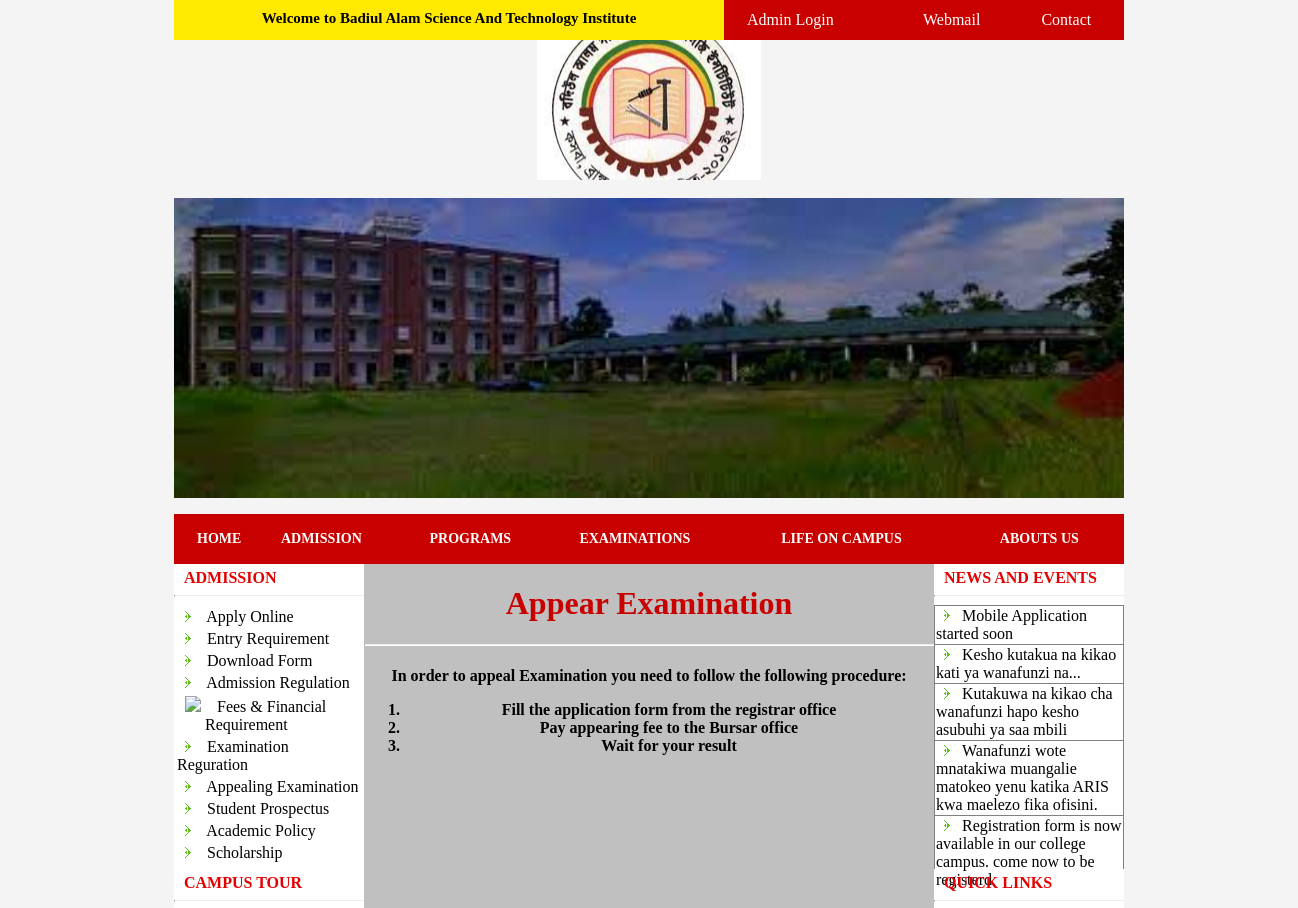
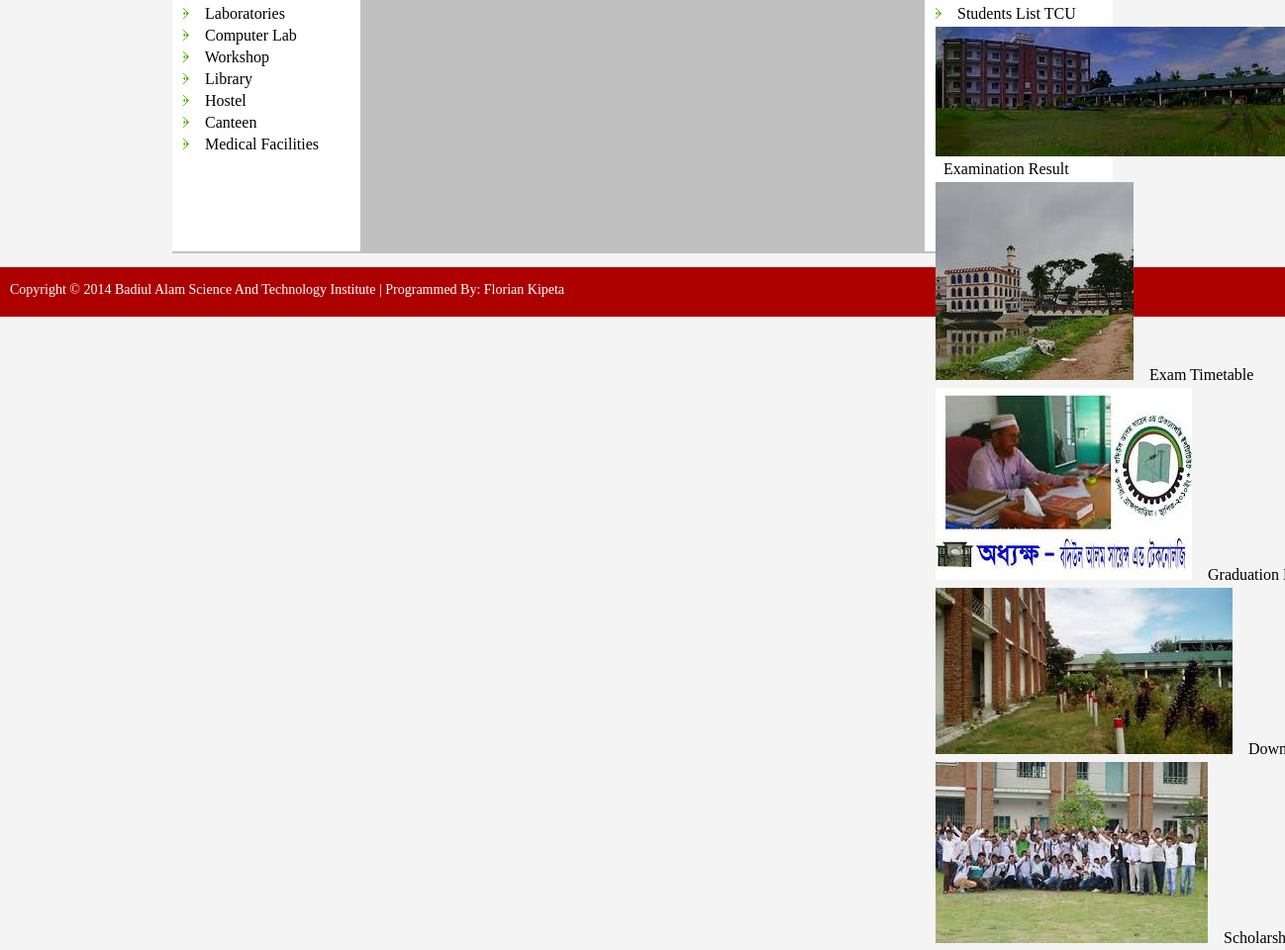
Screenshot of /appear_exams.php with the database file from the repository (2 pictures, top to bottom).
### tables this page shows
CREATE TABLE IF NOT EXISTS `contents` (
  `id` int(10) NOT NULL AUTO_INCREMENT,
  `full_contents` varchar(1000) NOT NULL,
  PRIMARY KEY (`id`)
);

CREATE TABLE IF NOT EXISTS `news` (
  `id` int(10) NOT NULL AUTO_INCREMENT,
  `heading` varchar(400) NOT NULL,
  `full_news` varchar(500) NOT NULL,
  PRIMARY KEY (`id`)
);

### right.php (the view, shortened to what this page needs)
<div id="right">
	<div class="one">
		<b class="title">NEWS AND EVENTS</b>
		<hr>
		<marquee direction="up" scrollamount="1" onmouseover="this.setAttribute('scrollamount', 0, 0);" onmouseout="this.setAttribute('scrollamount', 1, 0);">
		<table align="center" width="100%" class="news" border="1" style="border-collapse:collapse;>
				<?php
				$query=mysqli_query($conn,"SELECT * FROM `news` ORDER BY `id` DESC");
				while ($row=mysqli_fetch_assoc($query)) {
					$id=$row['id'];
					echo '<tr border="">';
					echo '<td>&nbsp; <img src="img/news.png">&nbsp;&nbsp;&nbsp;<a href="news.php?id='.$id.'  ">'.$row['heading']."</a></td>";
					echo '</tr>';
				}
				?>
		</table>
	</marquee>
	</div>
	<div class="two">
		<b class="title">QUICK LINKS</b>
		<hr>
		<table align="center" width="100%" class="news">
			<tr>
			   <td>&nbsp; <img src="img/news.png">&nbsp;&nbsp;&nbsp; <a href="tcu.php" class="admissionlinks">Students List TCU</a></td>
			</tr>
			<tr>
				<td>&nbsp; <img src="img/slideshow/01.png">&nbsp;&nbsp;&nbsp; <a href="result.php" class="admissionlinks">Examination Result</a></td>
			</tr>
			<tr>
				<td>&nbsp; <img src="img/slideshow/02.png">&nbsp;&nbsp;&nbsp; <a href="timetable.php" class="admissionlinks">Exam Timetable</a></td>
			</tr>
			<tr>
				<td>&nbsp; <img src="img/slideshow/03.png">&nbsp;&nbsp;&nbsp; <a href="graduation.php" class="admissionlinks">Graduation Day</a></td>
			</tr>
			<tr>
				<td>&nbsp; <img src="img/slideshow/04.png">&nbsp;&nbsp;&nbsp; <a href="downloads.php" class="admissionlinks">Downloads </a></td>
			</tr>
			<tr>
				<td>&nbsp; <img src="img/slideshow/05.png">&nbsp;&nbsp;&nbsp; <a href="scholarship.php" class="admissionlinks">Scholarship </a></td>
			</tr>
		</table>
	</div>
</div>

### appear_exams.php (shortened to what this page needs)
<html>
<head>
	<link rel="stylesheet" type="text/css" href="css/style.css">
</head>
<body>
<?php
include 'header.php';
?>
		<div id="content">
		<?php
		include 'left.php';
		?>
		<div id="center">
	<h1 align="center" class="welcome">Appear Examination</h1><hr>
	<h4 align="center">
		<h4 align="center" style="font-family:Lucida Bright;">
		 <?php
		 $query=mysqli_query($conn,"SELECT * FROM `contents` WHERE `id`='15'");
		 if ($row=mysqli_fetch_assoc($query)) {
		 	echo $row['full_contents'];
		 }
		 ?>
</h4>
</div></h4>
		<?php
		include 'right.php';
		?>
	</div>
</div>
	<?php
	include 'footer.php';
	?>
</body>
</html>

### css/style.css (style rules this page uses)
body { margin: 0; padding: 0; background-color: #F4F4F4; }
#content { height: 600px; background-color: C0C0C0; }
#center { height: 600px; width: 60%; float: left; }
#right { height: 600px; width: 20%; float: left; }
.one { height: 300px; background-color: white; padding-top: 5px; }
.two { height: 288px; background-color: white; padding-top: 5px; }
.title { margin-left: 10px; color: #E40000; }
.admissionlinks { color: black; text-decoration: none; }
.welcome { color: #C80000; }
hr { border-top: 1px solid #eeeeee; border-bottom: 1px solid #ffffff; }
a { text-decoration: none; color: black; }

### rows the page displays
contents: full_contents "In order to appeal Examination you need to follow the following procedure: Fill the application form from the registrar office Pay appearing fee to the Bursar office Wait for your result"
news: heading "Mobile Application started soon"
news: heading "Kesho kutakua na kikao kati ya wanafunzi na..."
news: heading "Kutakuwa na kikao cha wanafunzi hapo kesho asubuhi ya saa mbili"
news: heading "Wanafunzi wote mnatakiwa muangalie matokeo yenu katika ARIS kwa maelezo fika ofisini."
news: heading "Registration form is now available in our college campus. come now to be registerd"
